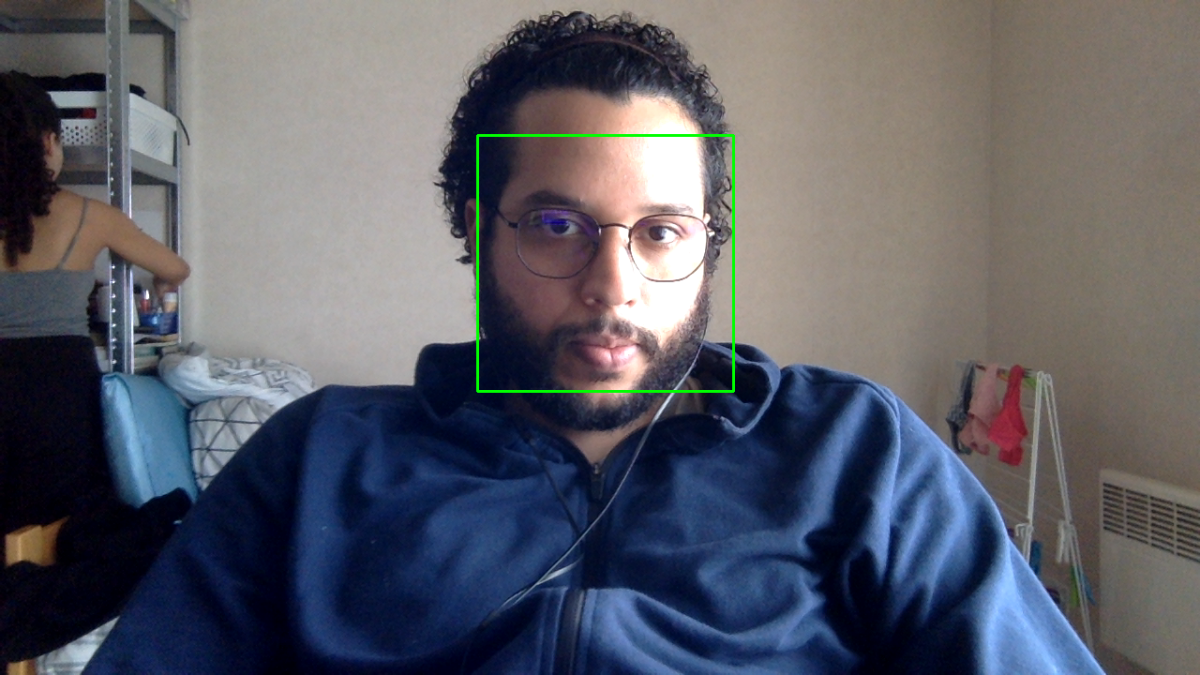
#> input picture facedetect_webcam_0.png, 1200 x 675 px, given in place of the camera
$ python face-and-ball_detection.py
#> lines starting #> are read from the running program, lines starting #| are printed output that depends on the picture; after the words box and inside, x2 and y2 are one past the last pixel; in counts of white or black regions, pixels touching at a corner belong together
#!/usr/bin/env python3
# -*- coding: utf-8 -*-
"""
Created on Sat Mar 14 13:42:57 2020

@author: jessefilho
https://www.pyimagesearch.com/2015/09/14/ball-tracking-with-opencv/
"""
# conda install opencv

# import the necessary packages
from collections import deque
from imutils.video import VideoStream
import numpy as np
import argparse
import cv2
import imutils
import time


# %%
face_cascade = cv2.CascadeClassifier('/Users/jessefilho/PycharmProjects/reconnaissance_formes_images/venv/lib/python2.7/site-packages/cv2/data/haarcascade_frontalface_default.xml')
eye_cascade = cv2.CascadeClassifier('/Users/jessefilho/PycharmProjects/reconnaissance_formes_images/venv/lib/python2.7/site-packages/cv2/data/haarcascade_eye.xml')

greenLower = (29, 86, 6)
greenUpper = (64, 255, 255)
pts = deque(maxlen=128)

#get only webcam
vs = cv2.VideoCapture(0)

time.sleep(2.0)


#%%
# keep looping
img_counter = 0
while True:
	# grab the current frame
    ret, frame = vs.read()
#> frame is the input picture: shape (675, 1200, 3); mean B, G, R 102.7, 93.3, 91.8

    gray = cv2.cvtColor(frame, cv2.COLOR_BGR2GRAY)
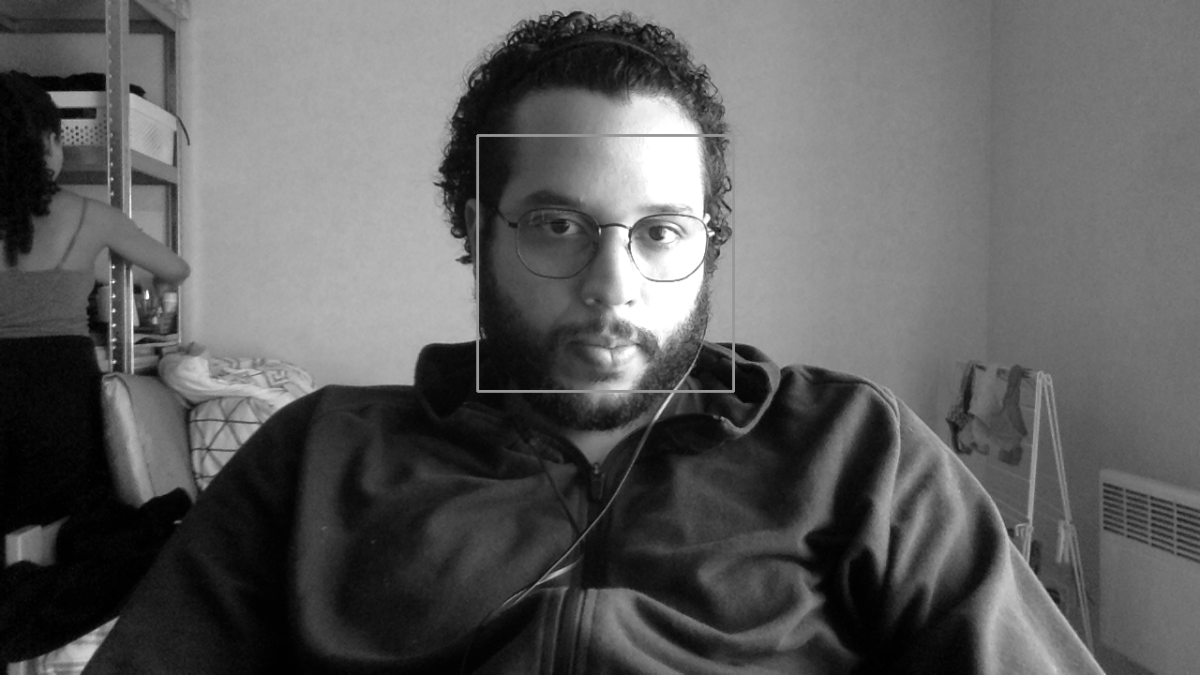
#> gray: shape (675, 1200); min 0, max 255, mean 93.9

    faces = face_cascade.detectMultiScale(
        gray,
        scaleFactor=1.7,
        minNeighbors=5, #defines how many objects are detected near the current one before it declares the face found
        minSize=(30, 30), #gives the size of each window.
        flags=cv2.CASCADE_SCALE_IMAGE
    )
#> faces = [[516, 159, 200, 200]]

    #It put rectangles in which it believes it found a face
    for (x, y, w, h) in faces:
        cv2.rectangle(frame, (x, y), (x+w, y+h), (0, 0, 255), 2)
#> this loop made 1 pass
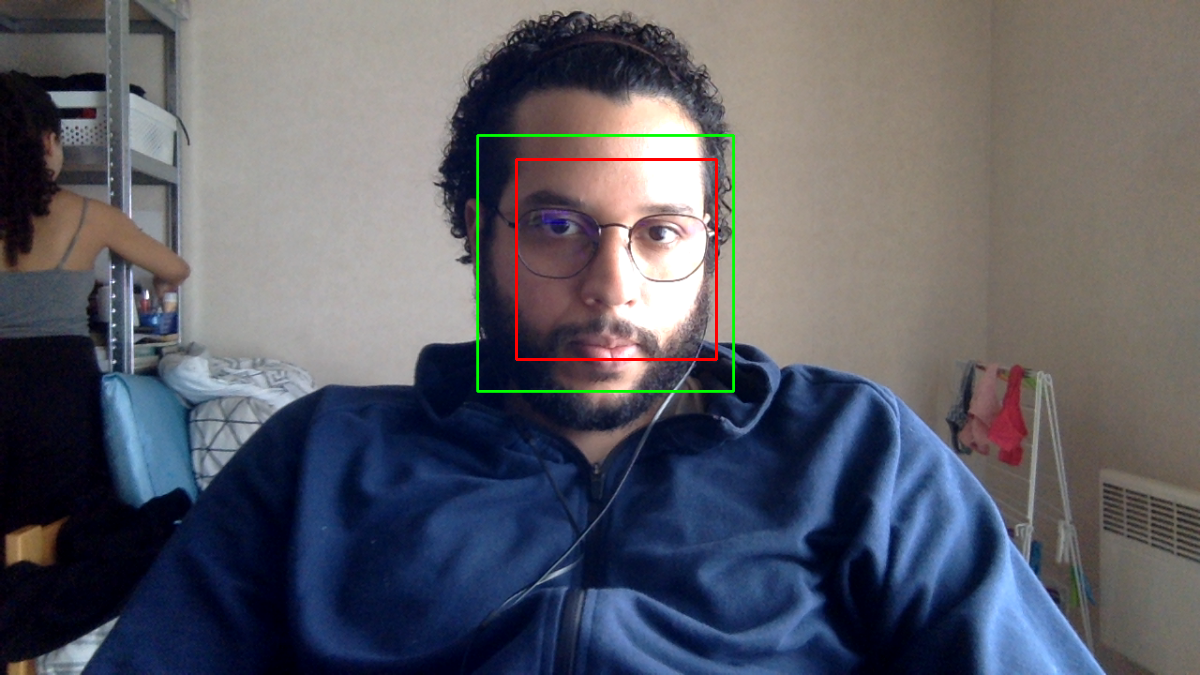
#> frame: shape (675, 1200, 3); 0.3% of pixels changed, all inside (x1, y1, x2, y2) = (515, 158, 718, 361)

    # resize the frame, blur it, and convert it to the HSV
	# color space
    frame = imutils.resize(frame, width=1200)
    blurred = cv2.GaussianBlur(frame, (5, 5), 0)
    hsv = cv2.cvtColor(blurred, cv2.COLOR_BGR2HSV)
#> hsv: shape (675, 1200, 3); mean H, S, V 69.8, 97.4, 113.1
	# construct a mask for the color "green", then perform
	# a series of dilations and erosions to remove any small
	# blobs left in the mask
    mask = cv2.inRange(hsv, greenLower, greenUpper)
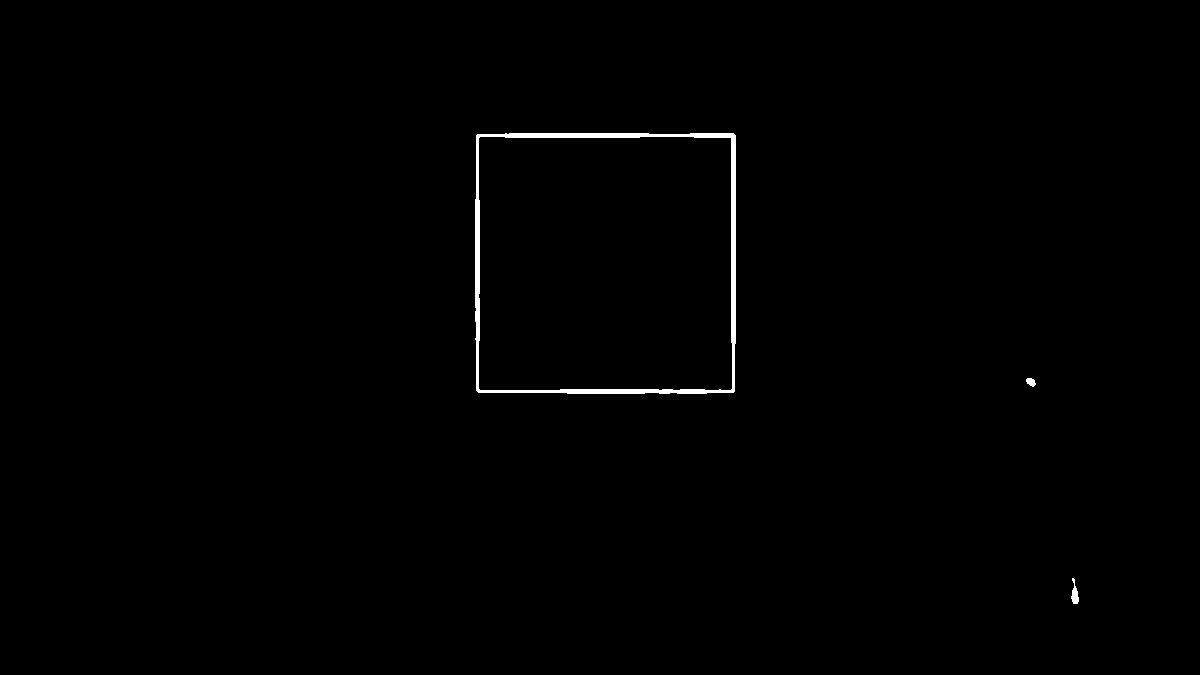
#> mask: shape (675, 1200); 0.56% white; 3 white regions, box (x1, y1, x2, y2) and area: (475, 133, 736, 394) 4358, (1071, 578, 1079, 604) 116, (1026, 378, 1036, 387) 62
    mask = cv2.erode(mask, None, iterations=2)
#> mask: shape (675, 1200); 0.07% white in thin lines or dots, all inside (x1, y1, x2, y2) = (477, 135, 1077, 602)
    mask = cv2.dilate(mask, None, iterations=2)
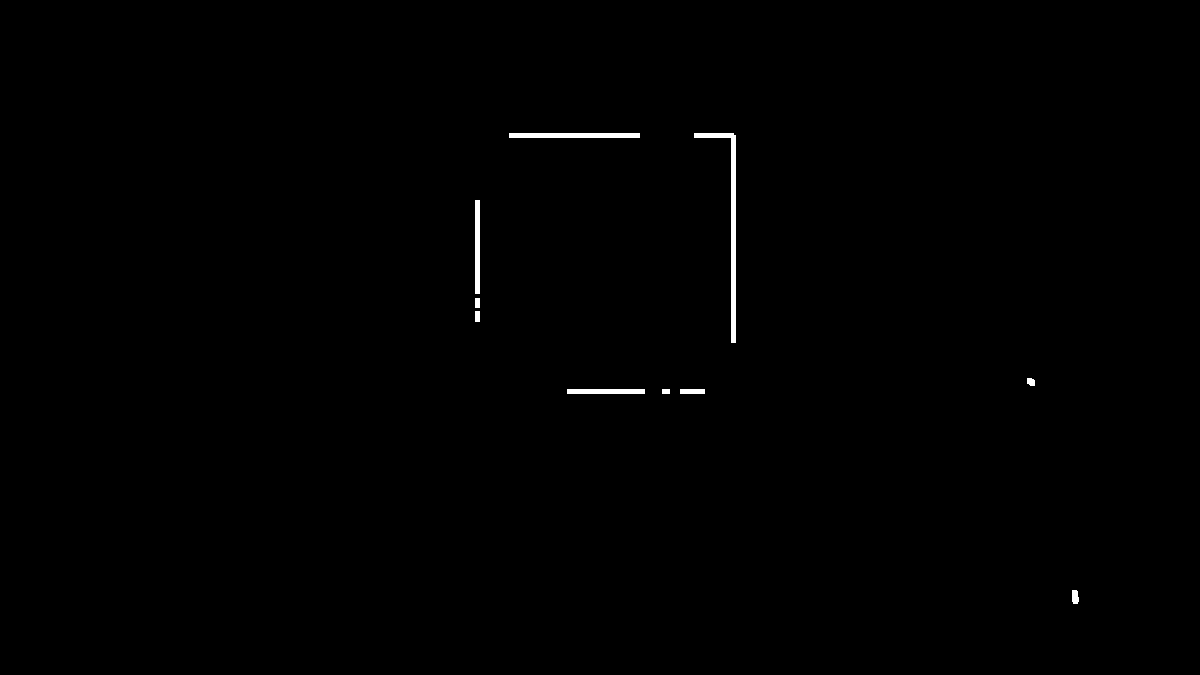
#> mask: shape (675, 1200); 0.39% white; 10 white regions
    # find contours in the mask and initialize the current
	# (x, y) center of the ball
    cnts = cv2.findContours(mask.copy(), cv2.RETR_EXTERNAL,cv2.CHAIN_APPROX_SIMPLE)
#> cnts = 10 contours; largest, box (x1, y1, x2, y2) and area: (694, 133, 736, 343) 981, (509, 133, 640, 138) 520, (475, 200, 480, 294) 372, (567, 389, 645, 394) 308, (680, 389, 705, 394) 96
    cnts = imutils.grab_contours(cnts)
    center = None
	# only proceed if at least one contour was found
    if len(cnts) > 0:
		# find the largest contour in the mask, then use
		# it to compute the minimum enclosing circle and
		# centroid
        c = max(cnts, key=cv2.contourArea)
#> c = contour of 10 points, box (x1, y1, x2, y2) (694, 133, 736, 343), area 981
        ((x, y), radius) = cv2.minEnclosingCircle(c)
#> x = 714.5; y = 237.5; radius = 106.5
        M = cv2.moments(c)
#> M = moments, m00 981, centre m10/m00, m01/m00 = (729.9, 222.4)
        center = (int(M["m10"] / M["m00"]), int(M["m01"] / M["m00"]))
#> center = (729, 222)
		# only proceed if the radius meets a minimum size
        if radius > 10:
			# draw the circle and centroid on the frame,
			# then update the list of tracked points
            cv2.circle(frame, (int(x), int(y)), int(radius),
				(0, 255, 255), 2)
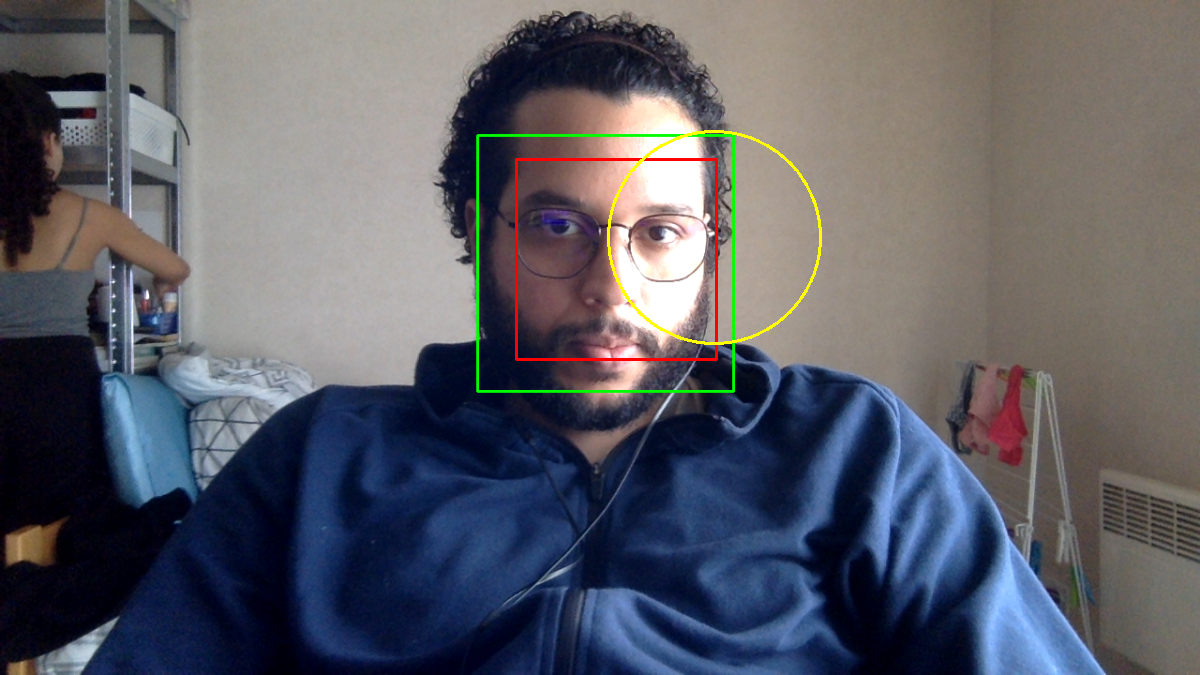
#> frame: shape (675, 1200, 3); 0.25% of pixels changed, all inside (x1, y1, x2, y2) = (607, 130, 822, 345)
            cv2.circle(frame, center, 5, (0, 0, 255), -1)
#> frame: shape (675, 1200, 3); 0.01% of pixels changed, all inside (x1, y1, x2, y2) = (724, 217, 735, 228)
	# update the points queue
    pts.appendleft(center)
    # loop over the set of tracked points
    for i in range(1, len(pts)):
		# if either of the tracked points are None, ignore
		# them
        if pts[i - 1] is None or pts[i] is None:
            continue
		# otherwise, compute the thickness of the line and
		# draw the connecting lines
        thickness = int(np.sqrt(64 / float(i + 1)) * 2.5)
        cv2.line(frame, pts[i - 1], pts[i], (0, 0, 255), thickness)


	# handle the frame from VideoCapture or VideoStream
	#frame = frame[1] if args.get("video", False) else frame
	# if we are viewing a video and we did not grab a frame,
	# then we have reached the end of the video
    if frame is None:
        vs.stop()
        cv2.destroyAllWindows()
        break
	# resize the frame, blur it, and convert it to the HSV
	# color space
    frame = imutils.resize(frame, width=1200)


	# show the frame to our screen
    cv2.imshow("Frame", frame)
    key = cv2.waitKey(1) & 0xFF
#> (key q is pressed here)


    #ESC Pressed
    if key == 27:
        break
    #SPACE pressed
    elif key == 32:
        img_name = "facedetect_webcam_{}.png".format(img_counter)
        cv2.imwrite(img_name, frame)
        print("{} written!".format(img_name))
        img_counter += 1
    # if the 'q' key is pressed, stop the loop
    if key == ord("q"):
        break
# if we are not using a video file, stop the camera video stream
#> (the run stopped early here; a loop or call above may not have finished)
